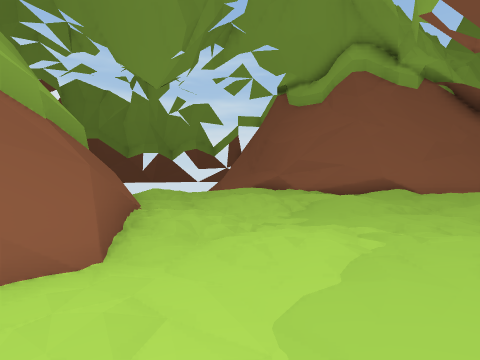
view 1 (above)

12 first-person views from a walk through a 3-D level made in the Unity game engine. The camera is 1.5 m above the floor, tilts 2° down and sees 85° across. The floor is counted in squares, 2 m on a side. Each view is taken from the middle of a square. On the plan, view 1 faces up. The plan holds only what a view shows up to about 9 squares ahead; the rest is blank. The place goes on beyond the plan. Some animated figures are not drawn.

view 2
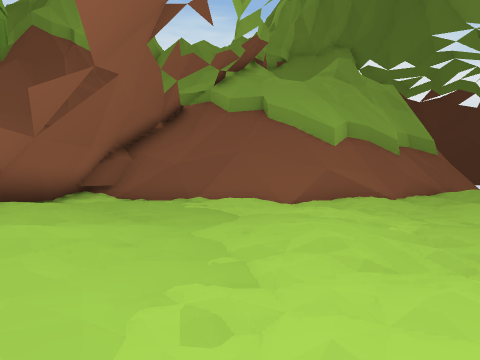

view 3
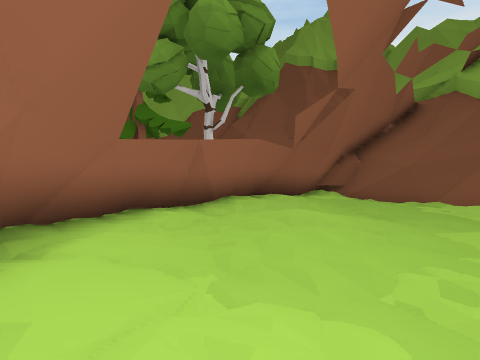

view 4
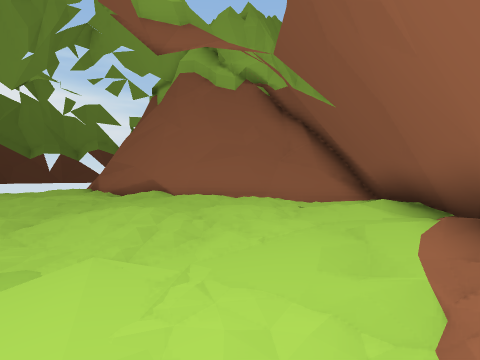

view 5
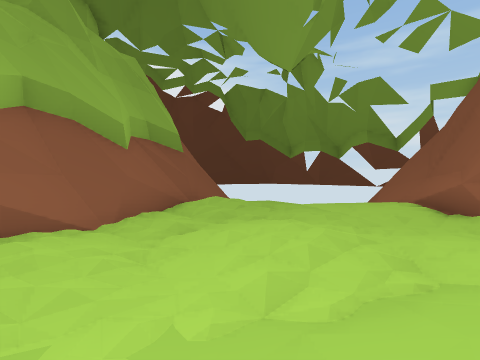

view 6
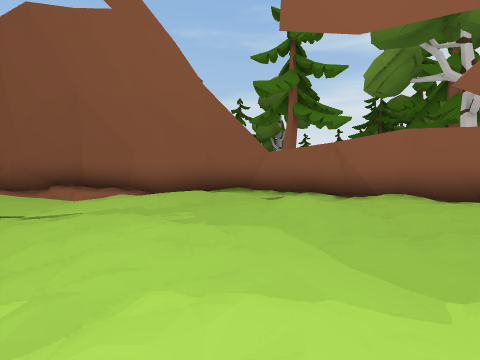

view 7
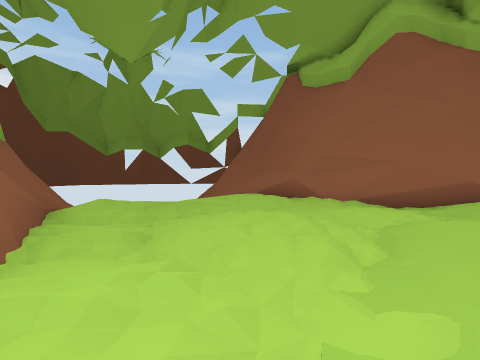

view 8
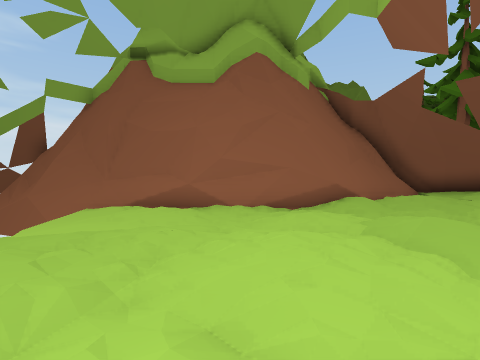

view 9
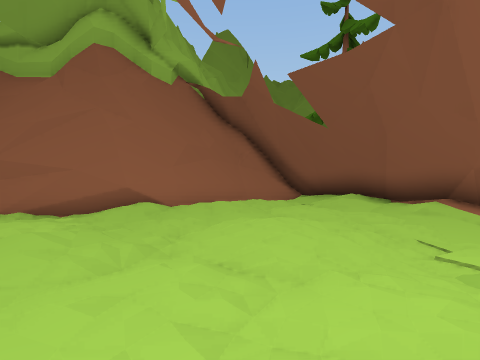

view 10
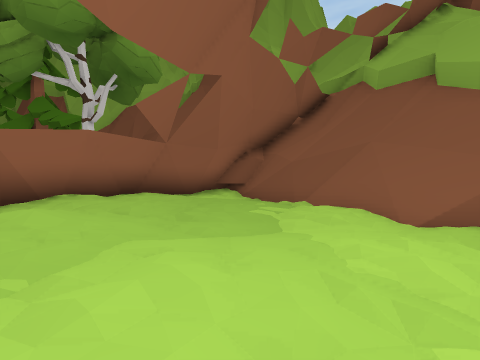

view 11
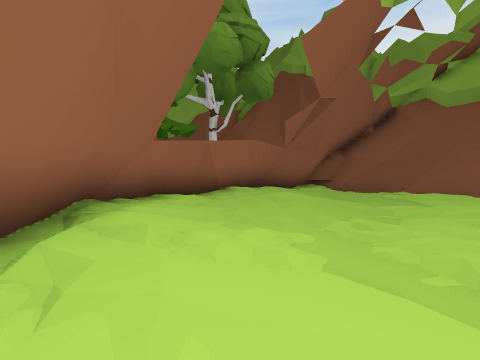

view 12
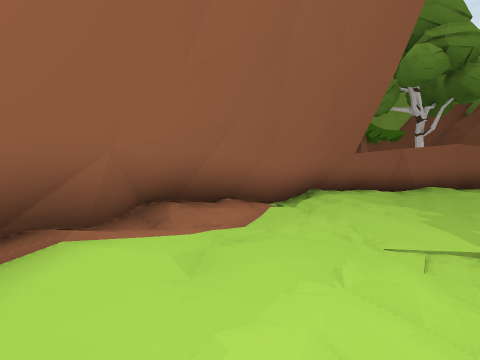

### Floor plan
Key: @ floor where view 1 was taken; # wall or solid block; . main floor; : floor 0.25 m higher than the main floor; - floor 0.25 m lower than the main floor; + floor 0.5 m higher than the main floor; * floor 1.25 m higher than the main floor; / step, stairs or slope; = window, fence, low wall or low ledge.
Columns run from 4 left of view 1 to 10 right of it. Each row starts with its distance up from view 1.
 14    ###
 13     /#
 12     /#
 11     .##
 10    ..:##
  9 #.....:##
  8 #/:.....#######
  7 ##:.:.:.::::. #
  6 ##..:./:..:...#
  5  #/..-::.:.:.:#
  4  #*:/-...:....#
  3  ##.......-..:#
  2  ##..::::..-.#=
  1  ##:..:...:.##
  0  #..@.::..:.#=
 -1  #....:::.+#=
 -2  #...:::.:##
 -3  #..:::.##=
 -4  ########

Positions as (right, up) in squares from view 1, and headings:
1: (0, 0), facing up
2: (5, 1), facing left
3: (6, 1), facing down-left
4: (7, 0), facing up
5: (2, 4), facing up-left
6: (0, 3), facing down-right
7: (0, 3), facing up
8: (-2, 5), facing up-right
9: (2, 2), facing up-right
10: (3, 3), facing down-left
11: (7, 2), facing down-left
12: (8, 5), facing down
